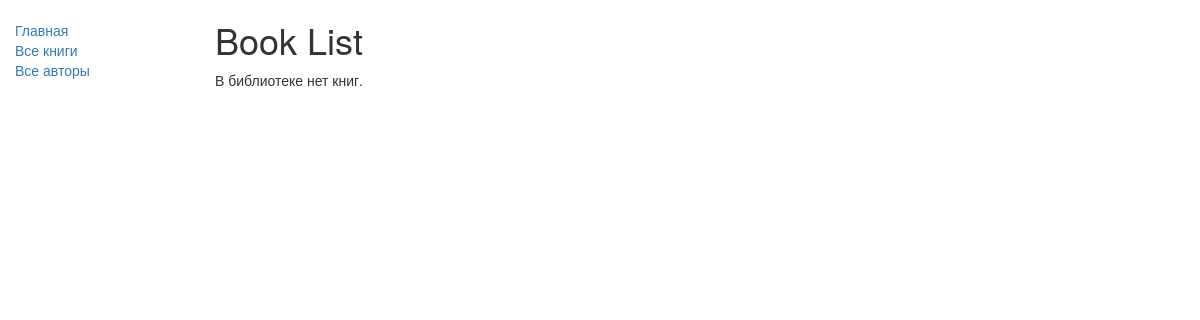
Before: /catalog/books/ with the older database file.
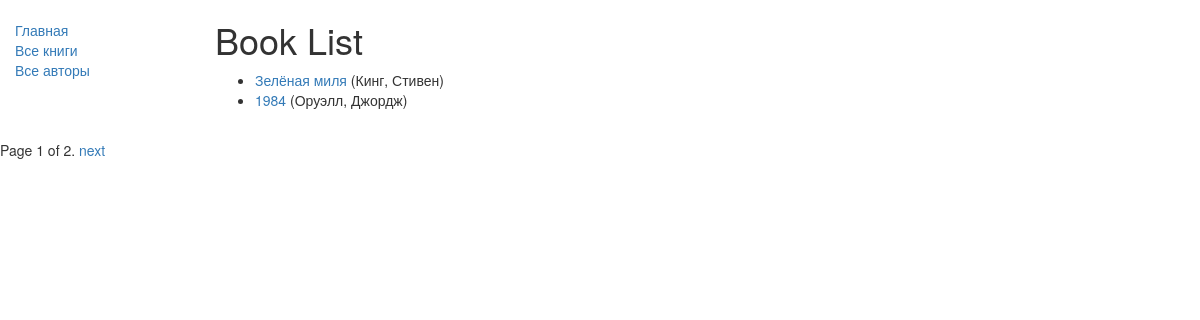
After: the same page with the newer database file.
### catalog/models.py (models this page shows, shortened)
class Book(models.Model):  #Модель кинги
    title = models.CharField(max_length=200)
    author = models.ForeignKey('Author', on_delete=models.SET_NULL, null=True)
    summary = models.TextField(max_length=1000, help_text="Enter a brief description of the book")
    isbn = models.CharField('ISBN', max_length=13,
                            help_text='13 Character <a href="https://www.isbn-international.org/content/what-isbn">ISBN number</a>')
    genre = models.ManyToManyField(Genre, help_text="Select a genre for this book")
    def get_absolute_url(self):
        return reverse('book-detail', args=[str(self.id)])
    def display_genre(self):
        """
        Creates a string for the Genre. This is required to display genre in Admin.
        """
        return ', '.join([genre.name for genre in self.genre.all()[:3]])
    display_genre.short_description = 'Genre'

class Author(models.Model):  #Модель автора
    first_name = models.CharField(max_length=100)
    last_name = models.CharField(max_length=100)
    date_of_birth = models.DateField(null=True, blank=True)
    date_of_death = models.DateField('Died', null=True, blank=True)
    def __str__(self):
        return '%s, %s' % (self.last_name, self.first_name)
    def display_books(self):
        """
        Создает строку для отображения названий книг.
        Это необходимо для отображения книг в админке.
        """
        return ', '.join([book.title for book in Book.objects.filter(author=self)[:3]])
    display_books.short_description = 'Books'

### catalog/views.py (the view)
class BookListView(generic.ListView):
    model = Book
    paginate_by = 2
    def get_queryset(self):
            return Book.objects.filter(title__icontains='')[:5] # Получить 5 книг, содержащих '' в заголовке

### catalog/templates/catalog/book_list.html
{% extends "base_generic.html" %}
{% block content %}
    <h1>Book List</h1>
    {% if book_list %}
    <ul>
      {% for book in book_list %}
      <li>
        <a href="{{ book.get_absolute_url }}">{{ book.title }}</a> ({{book.author}})
      </li>
      {% endfor %}
    </ul>
    {% else %}
      <p>В библиотеке нет книг.</p>
    {% endif %}
{% endblock %}

### catalog/templates/base_generic.html (shortened to what this page needs)
<!doctype html>
<html lang="en">
  <head>
    <link
      rel="stylesheet"
      href="https://maxcdn.bootstrapcdn.com/bootstrap/3.3.7/css/bootstrap.min.css" />
    {% load static %}
    <link rel="stylesheet" href="{% static 'css/styles.css' %}" />
  </head>
  <body>
    <div class="container-fluid">
      <div class="row">
        <div class="col-sm-2">
          {% block sidebar %}
            <ul class="sidebar-nav">
              <li><a href="{% url 'index' %}">Главная</a></li>
              <li><a href="{% url 'books' %}">Все книги</a></li>
              <li><a href="{% url 'authors' %}">Все авторы</a></li>
            </ul>
          {% endblock %}
        </div>
        <div class="col-sm-10 ">{% block content %}{% endblock %}</div>
        {% block pagination %}
          {% if is_paginated %}
            <div class="pagination">
              <span class="page-links">
              <span class="page-current">
                Page {{ page_obj.number }} of {{ page_obj.paginator.num_pages }}.
              </span>
              {% if page_obj.has_next %}
                <a href="{{ request.path }}?page={{ page_obj.next_page_number }}">next</a>
              {% endif %}
            </div>
  {% endif %}
{% endblock %}
      </div>
    </div>
  </body>
</html>

### catalog/static/css/styles.css (style rules this page uses)
.sidebar-nav { margin-top: 20px; padding: 0; list-style: none; }

Changed rows visible on the page:
added Book: title "Зелёная миля", author "Кинг, Стивен"
added Book: title "1984", author "Оруэлл, Джордж"
Other visible differences:
{{ page_obj.number }}: (not shown) → "1"
{{ page_obj.paginator.num_pages }}: (not shown) → "2"
text no longer shown: "В библиотеке нет книг."
text now shown: "Page of . next"
